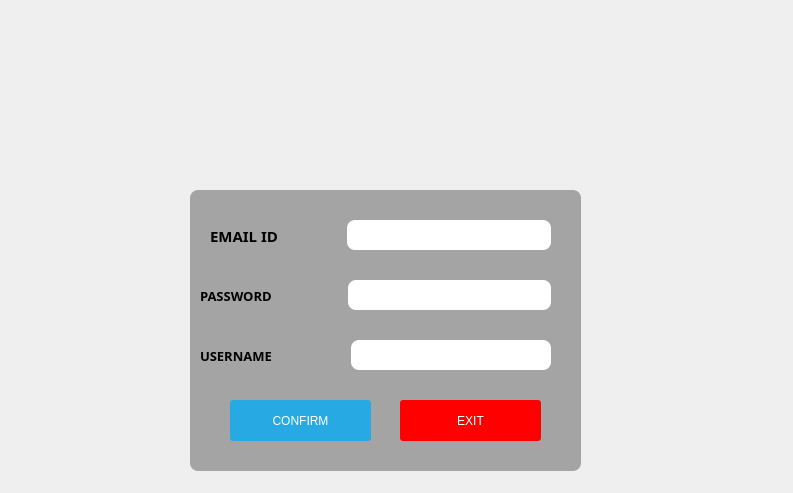
<?xml version="1.0" encoding="UTF-8"?>
<ui version="4.0">
 <class>Dialog</class>
 <widget class="QDialog" name="Dialog">
  <property name="geometry">
   <rect>
    <x>0</x>
    <y>0</y>
    <width>793</width>
    <height>493</height>
   </rect>
  </property>
  <property name="windowTitle">
   <string>Dialog</string>
  </property>
  <property name="styleSheet">
   <string notr="true">QLabel { color: white; }
QLineEdit { border-radius: 3px; }
background: rgba(32, 80, 96, 100);</string>
  </property>
  <widget class="QLabel" name="label">
   <property name="geometry">
    <rect>
     <x>320</x>
     <y>20</y>
     <width>161</width>
     <height>151</height>
    </rect>
   </property>
   <property name="styleSheet">
    <string notr="true">border-image:url(:/i/new.png);</string>
   </property>
   <property name="text">
    <string/>
   </property>
  </widget>
  <widget class="QFrame" name="frame">
   <property name="geometry">
    <rect>
     <x>190</x>
     <y>190</y>
     <width>391</width>
     <height>281</height>
    </rect>
   </property>
   <property name="styleSheet">
    <string notr="true">background: rgba(0, 0, 0, 80);
 border-radius: 8px;

</string>
   </property>
   <property name="frameShape">
    <enum>QFrame::StyledPanel</enum>
   </property>
   <property name="frameShadow">
    <enum>QFrame::Raised</enum>
   </property>
   <widget class="QWidget" name="" native="true">
    <property name="geometry">
     <rect>
      <x>20</x>
      <y>20</y>
      <width>341</width>
      <height>51</height>
     </rect>
    </property>
    <property name="styleSheet">
     <string notr="true">background-color:transparent;</string>
    </property>
    <layout class="QHBoxLayout" name="horizontalLayout">
     <item>
      <widget class="QLabel" name="label_2">
       <property name="font">
        <font>
         <family>Segoe Print</family>
         <pointsize>11</pointsize>
         <weight>75</weight>
         <bold>true</bold>
        </font>
       </property>
       <property name="text">
        <string>EMAIL ID</string>
       </property>
      </widget>
     </item>
     <item>
      <spacer name="horizontalSpacer">
       <property name="orientation">
        <enum>Qt::Horizontal</enum>
       </property>
       <property name="sizeType">
        <enum>QSizePolicy::Fixed</enum>
       </property>
       <property name="sizeHint" stdset="0">
        <size>
         <width>53</width>
         <height>20</height>
        </size>
       </property>
      </spacer>
     </item>
     <item>
      <widget class="QLineEdit" name="lineEdit">
       <property name="styleSheet">
        <string notr="true">height:30px;background-color:white;margin-left:10px;
</string>
       </property>
      </widget>
     </item>
    </layout>
   </widget>
   <widget class="QWidget" name="widget" native="true">
    <property name="geometry">
     <rect>
      <x>10</x>
      <y>80</y>
      <width>361</width>
      <height>51</height>
     </rect>
    </property>
    <property name="styleSheet">
     <string notr="true">background-color:transparent;</string>
    </property>
    <layout class="QHBoxLayout" name="horizontalLayout_2">
     <item>
      <widget class="QLabel" name="label_3">
       <property name="font">
        <font>
         <family>Segoe Print</family>
         <pointsize>10</pointsize>
         <weight>75</weight>
         <bold>true</bold>
        </font>
       </property>
       <property name="styleSheet">
        <string notr="true"/>
       </property>
       <property name="text">
        <string>PASSWORD</string>
       </property>
      </widget>
     </item>
     <item>
      <spacer name="horizontalSpacer_2">
       <property name="orientation">
        <enum>Qt::Horizontal</enum>
       </property>
       <property name="sizeType">
        <enum>QSizePolicy::Fixed</enum>
       </property>
       <property name="sizeHint" stdset="0">
        <size>
         <width>60</width>
         <height>20</height>
        </size>
       </property>
      </spacer>
     </item>
     <item>
      <widget class="QLineEdit" name="lineEdit_2">
       <property name="styleSheet">
        <string notr="true">height:30px;background-color:white;margin-left:10px;margin-right:10px;</string>
       </property>
      </widget>
     </item>
    </layout>
   </widget>
   <widget class="QWidget" name="widget_2" native="true">
    <property name="geometry">
     <rect>
      <x>10</x>
      <y>140</y>
      <width>351</width>
      <height>51</height>
     </rect>
    </property>
    <property name="styleSheet">
     <string notr="true">background-color:transparent;</string>
    </property>
    <layout class="QHBoxLayout" name="horizontalLayout_3">
     <item>
      <widget class="QLabel" name="label_4">
       <property name="font">
        <font>
         <family>Segoe Print</family>
         <pointsize>10</pointsize>
         <weight>75</weight>
         <bold>true</bold>
        </font>
       </property>
       <property name="text">
        <string>USERNAME</string>
       </property>
      </widget>
     </item>
     <item>
      <spacer name="horizontalSpacer_3">
       <property name="orientation">
        <enum>Qt::Horizontal</enum>
       </property>
       <property name="sizeType">
        <enum>QSizePolicy::Fixed</enum>
       </property>
       <property name="sizeHint" stdset="0">
        <size>
         <width>53</width>
         <height>20</height>
        </size>
       </property>
      </spacer>
     </item>
     <item>
      <widget class="QLineEdit" name="lineEdit_3">
       <property name="styleSheet">
        <string notr="true">height:30px;background-color:white;margin-left:20px;

</string>
       </property>
      </widget>
     </item>
    </layout>
   </widget>
   <widget class="QPushButton" name="pushButton">
    <property name="geometry">
     <rect>
      <x>40</x>
      <y>210</y>
      <width>141</width>
      <height>41</height>
     </rect>
    </property>
    <property name="styleSheet">
     <string notr="true">
 color: white;
 background-color: #27a9e3;
 border-width: 0px;
 border-radius: 3px;
</string>
    </property>
    <property name="text">
     <string>CONFIRM</string>
    </property>
   </widget>
   <widget class="QPushButton" name="pushButton_2">
    <property name="geometry">
     <rect>
      <x>210</x>
      <y>210</y>
      <width>141</width>
      <height>41</height>
     </rect>
    </property>
    <property name="styleSheet">
     <string notr="true">
 color: white;
 background-color: red;
 border-width: 0px;
 border-radius: 3px;
</string>
    </property>
    <property name="text">
     <string>EXIT</string>
    </property>
   </widget>
  </widget>
 </widget>
 <resources/>
 <connections/>
</ui>
